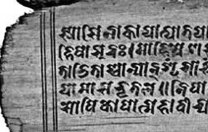
#> input picture Lab8/palmleaf1.png, 208 x 132 px
$ jupyter execute EE5175Lab8_EE20B094.ipynb
#> lines starting #> are read from the running program, lines starting #| are printed output that depends on the picture; after the words box and inside, x2 and y2 are one past the last pixel; in counts of white or black regions, pixels touching at a corner belong together
## Lab 8 : Otsu’s thresholding

### Author   :Niyas Mon P
### Roll No. :EE20B094

[cell 1]
#  Before running the code blocks, please ensure all the images are uploaded

[cell 2]
# importing necessary libraries
from google.colab.patches import cv2_imshow
import matplotlib.pyplot as plt
from scipy.io import loadmat
import numpy as np
import cv2

[cell 3]
# reading the images
I1 = cv2.imread('palmleaf1.png')
#> I1 is the input picture: shape (132, 208, 3); min 0, max 255, mean 129.9
I2 = cv2.imread('palmleaf2.png')
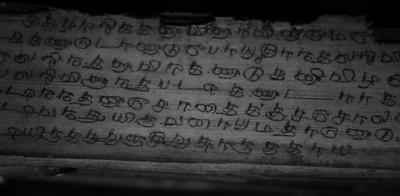
#> input picture Lab8/palmleaf2.png, 400 x 196 px
#> I2 is the input picture: shape (196, 400, 3); min 0, max 125, mean 49.7

[cell 4]
I2.shape
#> Out = (196, 400, 3)

[cell 5]
# convert image from 3 channel to 1 channel image. cause, it is in gray scale
I1 = I1[:,:,0]
#> I1: shape (132, 208)
I2 = I2[:,:,0]
#> I2: shape (196, 400)

[cell 6]
# Plotting the histogram of intensity values for both images to get an intuition of optimal threshold
plt.hist(I1.flatten(), bins=50, color='skyblue', edgecolor='black')
plt.xlabel('Intensity')
plt.ylabel('Frequency')
plt.title('Histogram of \'palmleaf1\'')
plt.show()
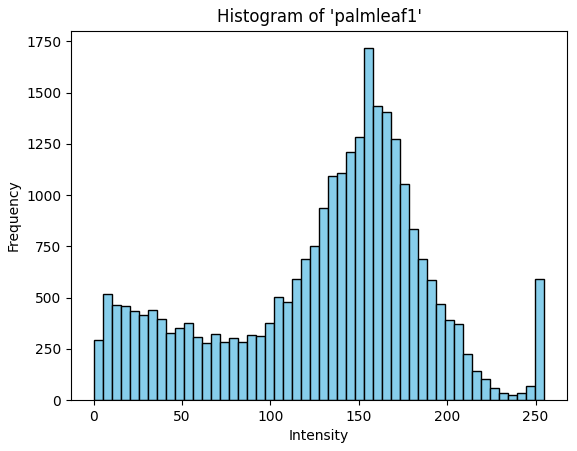
#> figure drawn by matplotlib, 1 panel; tallest bar 1717 high, from x = 153 to 158.1

plt.hist(I2.flatten(), bins=50, color='skyblue', edgecolor='black')
plt.xlabel('Intensity')
plt.ylabel('Frequency')
plt.title('Histogram of \'palmleaf2\'')
plt.show()
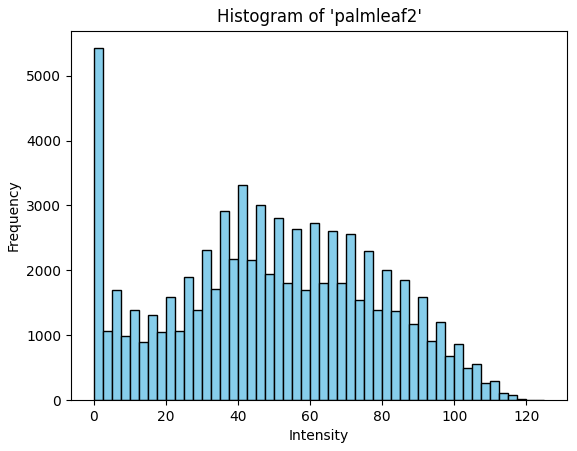
#> figure drawn by matplotlib, 1 panel; tallest bar 5422 high, from x = 0 to 2.5

## **Otsu’s thresholding**

To produce a binary image, we need to find an optimal threshold. Here we use Otsu's global thresholding for the 2 images given.
Let t be the threshold value, we have

$$
0\leq t\leq L
$$
where L is the maximum intensity value in the image.

Let $F(i)$ be the frequanecy of intensity $i$.Class 1 is the set of pixels satisfying $\{i : 0\leq i \leq t\}$ and class 2 is the set of pixels satisfying $\{i : t< i \leq L\}$. Let the number of pixels in class1 and class2 be $N_{1}$ and $N_{2}$ respectively. The means and variances of class $j$, $\mu_{j}$ and $\sigma_{j}^{2}$, are defined as

$$
\mu_{j} = \frac{\Sigma_{i\in class_j}iF(i)}{N_{j}}
$$

$$
\sigma^{2}_{j} = \frac{\Sigma_{i \in C_{j}}(i-\mu_{j})^{2}F(i)}{N_{j}}
$$

Also, the means and variances of the entire image, $\mu_{T}$ and $\sigma^{2}_{T}$, are

$$
\mu_{T} = \frac{\Sigma_{i=0}^{L}iF(i)}{N}
$$

$$
\sigma^{2}_{T} = \frac{\Sigma_{i=0}^{L}(i-\mu_{T})^{2}F(i)}{N}
$$

$N$ is the total number of pixels in the image.

The within class variance, $\sigma^{2}_{w}$, is defined as

$$
\sigma^{2}_{w} = \frac{\Sigma_{j=1}^{2}\sigma_{j}^{2}N_{j}}{N}
$$

The between class variance, $\sigma_{b}^{2}$ is defined as

$$
\sigma^{2}_{b} = \frac{\Sigma_{j=1}^{2}(\mu_{j}-\mu_{T})^{2}N_{j}}{N}
$$

Inorder to get an optimal threshold, we need to maximize between-class variance and minimize within-class variance

The optimal threshold $t^{*}$ using Otsu's method is given by

$$
t^{*} = argmax(\sigma^{2}_{b}(t)) = argmin(\sigma^{2}_{w}(t))
$$

`get_OTSUthreshold` function takes the image as input and return the optimal threshold using Otsu's thresholding

[cell 7]
def get_OTSUthreshold(img):

  # minmum and maximum values of the intensities in the image
  min, max = np.min(img), np.max(img)
#> min = 0; max = 255

  img        = img.flatten() # converting image to a 1D array
  img        = np.sort(img)  # sorting the intensities from low to high

  u          = np.mean(img) # mean of entire image
#> u = 129.9
  N          = np.size(img) # total no. of pixels in the image
#> N = 27456
  thresholds = range(min,max) # range of thresholds

  # initializing t* and variance
  t_opt      = min
#> t_opt = 0
  sigma_opt  = 0

  for t in thresholds:

    N1       = np.sum(img<=t) # no. of pixels below threshold
    N2       = N - N1 # no. of pixels above threshold

    class1   = img[:N1], # extracting pixels of class 1
    class2   = img[N1:]  # class 2

    u1       = np.mean(class1) # mean of class 1
    u2       = np.mean(class2) # mean of class 2

    # between-class variance
    sigma2   = ((u1-u)**2)*N1/N + ((u2-u)**2)*N2/N

    # selecting the t* for which between-class variance is maximum
    if sigma2 > sigma_opt:
      t_opt   = t
      sigma_opt = sigma2
#> this loop made 255 passes
#> (N1, N2, class1, u1, u2, sigma2, sigma_opt) on pass 1: (6, 27450, ([0, 0, 0, 0, 0, 0],), 0, 130, 3.69, 3.69)
#> (N1, N2, u1, u2, sigma2, sigma_opt) on passes 2 to 7: (28, 27428, 0.786, 130.1, 17.03, 17.03), (71, 27385, 1.52, 130.3, 42.75, 42.75), (108, 27348, 2.03, 130.4, 64.61, 64.61), (179, 27277, 2.81, 130.8, 106, 106), (293, 27163, 3.66, 131.3, 172, 172), (389, 27067, 4.24, 131.7, 227.1, 227.1)

  return t_opt

### Binary imaging
`binary_image` function takes the image and the threshold value as inputs and returns the binary image. All pixel values above the threshold is set to High and below is set to zero.

[cell 8]
def binary_image(img,threshold):
#> called with threshold = 104
  bin_img = np.where(img> threshold, 255,0)
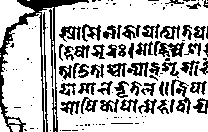
#> bin_img: shape (132, 208) int64; 72.6% white; 129 black regions (74 under 20 px), largest, box (x1, y1, x2, y2) and area: (0, 0, 89, 132) 1732, (154, 41, 185, 57) 271, (171, 79, 191, 114) 262
  return bin_img

### Plots

[cell 9]
T1 = get_OTSUthreshold(I1) # T1 is the optimal threshold for image 1
binary_image1 = binary_image(I1,T1) # binary image

T2 = get_OTSUthreshold(I2) # T2 is the optimal threshold for image 1
binary_image2 = binary_image(I2,T2) # binary image
#> call 2 of binary_image, with threshold = 50
#> in binary_image (call 2), `bin_img = np.where(img> threshold, 255,0)`:
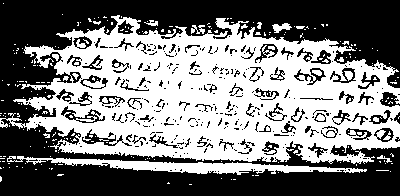
#> bin_img: shape (196, 400) int64; 48.8% white; 228 white regions (208 under 20 px), largest, box (x1, y1, x2, y2) and area: (0, 15, 400, 164) 34521, (7, 156, 367, 175) 2365, (272, 23, 292, 33) 111

print("-------------------------------------")
print(f" Threshold for \'palmleaf1.png\' : {T1}")
#|  Threshold for 'palmleaf1.png' : 104
print(f" Threshold for \'palmleaf2.png\' : {T2}")
#|  Threshold for 'palmleaf2.png' : 50
print("-------------------------------------")

# plotting
plt.figure(figsize=(12,6))
plt.subplot(2,2,1)
plt.imshow(I1,cmap='gray')
plt.title(f'\'palmleaf1\'')
plt.axis('off')

plt.subplot(2,2,2)
plt.imshow(binary_image1,cmap='gray')
plt.title(f'Binary image (Threshold = {T1})')
plt.axis('off')

plt.subplot(2,2,3)
plt.imshow(I2,cmap='gray')
plt.title(f'\'palmleaf1\'')
plt.axis('off')

plt.subplot(2,2,4)
plt.imshow(binary_image2,cmap='gray')
plt.title(f'Binary image (Threshold = {T2})')
plt.axis('off')

plt.tight_layout()
plt.show()
